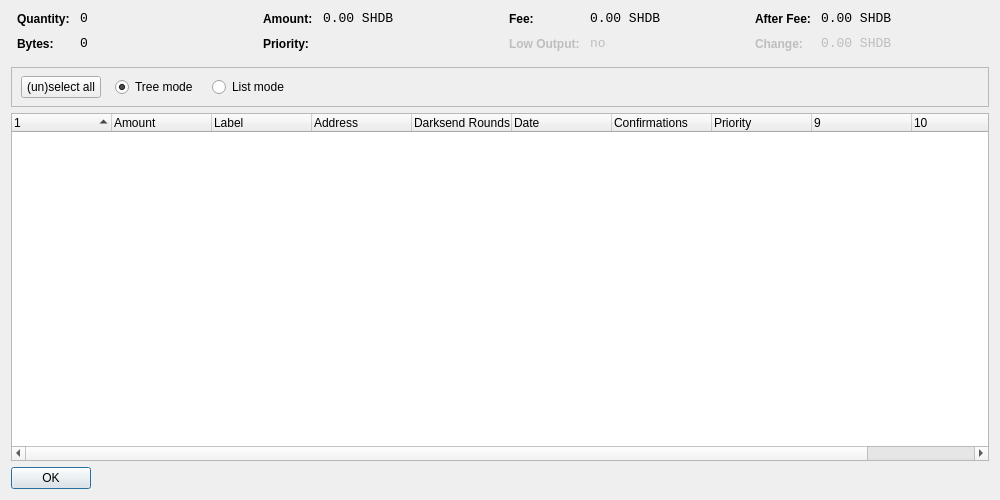
<?xml version="1.0" encoding="UTF-8"?>
<ui version="4.0">
 <class>CoinControlDialog</class>
 <widget class="QDialog" name="CoinControlDialog">
  <property name="geometry">
   <rect>
    <x>0</x>
    <y>0</y>
    <width>1000</width>
    <height>500</height>
   </rect>
  </property>
  <property name="windowTitle">
   <string>Coin Control</string>
  </property>
  <layout class="QVBoxLayout" name="verticalLayout">
   <item>
    <layout class="QHBoxLayout" name="horizontalLayoutTop" stretch="0,0,0,0">
     <property name="topMargin">
      <number>0</number>
     </property>
     <property name="bottomMargin">
      <number>10</number>
     </property>
     <item>
      <layout class="QFormLayout" name="formLayoutCoinControl1">
       <property name="horizontalSpacing">
        <number>10</number>
       </property>
       <property name="verticalSpacing">
        <number>10</number>
       </property>
       <property name="leftMargin">
        <number>6</number>
       </property>
       <property name="rightMargin">
        <number>6</number>
       </property>
       <item row="0" column="0">
        <widget class="QLabel" name="labelCoinControlQuantityText">
         <property name="styleSheet">
          <string notr="true">font-weight:bold;</string>
         </property>
         <property name="text">
          <string>Quantity:</string>
         </property>
        </widget>
       </item>
       <item row="0" column="1">
        <widget class="QLabel" name="labelCoinControlQuantity">
         <property name="font">
          <font>
           <family>Monospace</family>
           <pointsize>10</pointsize>
          </font>
         </property>
         <property name="cursor">
          <cursorShape>IBeamCursor</cursorShape>
         </property>
         <property name="contextMenuPolicy">
          <enum>Qt::ActionsContextMenu</enum>
         </property>
         <property name="text">
          <string notr="true">0</string>
         </property>
         <property name="textInteractionFlags">
          <set>Qt::LinksAccessibleByMouse|Qt::TextSelectableByKeyboard|Qt::TextSelectableByMouse</set>
         </property>
        </widget>
       </item>
       <item row="1" column="0">
        <widget class="QLabel" name="labelCoinControlBytesText">
         <property name="styleSheet">
          <string notr="true">font-weight:bold;</string>
         </property>
         <property name="text">
          <string>Bytes:</string>
         </property>
        </widget>
       </item>
       <item row="1" column="1">
        <widget class="QLabel" name="labelCoinControlBytes">
         <property name="font">
          <font>
           <family>Monospace</family>
           <pointsize>10</pointsize>
          </font>
         </property>
         <property name="cursor">
          <cursorShape>IBeamCursor</cursorShape>
         </property>
         <property name="contextMenuPolicy">
          <enum>Qt::ActionsContextMenu</enum>
         </property>
         <property name="text">
          <string notr="true">0</string>
         </property>
         <property name="textInteractionFlags">
          <set>Qt::LinksAccessibleByMouse|Qt::TextSelectableByKeyboard|Qt::TextSelectableByMouse</set>
         </property>
        </widget>
       </item>
      </layout>
     </item>
     <item>
      <layout class="QFormLayout" name="formLayoutCoinControl2">
       <property name="horizontalSpacing">
        <number>10</number>
       </property>
       <property name="verticalSpacing">
        <number>10</number>
       </property>
       <property name="leftMargin">
        <number>6</number>
       </property>
       <property name="rightMargin">
        <number>6</number>
       </property>
       <item row="0" column="0">
        <widget class="QLabel" name="labelCoinControlAmountText">
         <property name="styleSheet">
          <string notr="true">font-weight:bold;</string>
         </property>
         <property name="text">
          <string>Amount:</string>
         </property>
        </widget>
       </item>
       <item row="0" column="1">
        <widget class="QLabel" name="labelCoinControlAmount">
         <property name="font">
          <font>
           <family>Monospace</family>
           <pointsize>10</pointsize>
          </font>
         </property>
         <property name="cursor">
          <cursorShape>IBeamCursor</cursorShape>
         </property>
         <property name="contextMenuPolicy">
          <enum>Qt::ActionsContextMenu</enum>
         </property>
         <property name="text">
          <string notr="true">0.00 SHDB</string>
         </property>
         <property name="textInteractionFlags">
          <set>Qt::LinksAccessibleByMouse|Qt::TextSelectableByKeyboard|Qt::TextSelectableByMouse</set>
         </property>
        </widget>
       </item>
       <item row="1" column="0">
        <widget class="QLabel" name="labelCoinControlPriorityText">
         <property name="styleSheet">
          <string notr="true">font-weight:bold;</string>
         </property>
         <property name="text">
          <string>Priority:</string>
         </property>
        </widget>
       </item>
       <item row="1" column="1">
        <widget class="QLabel" name="labelCoinControlPriority">
         <property name="font">
          <font>
           <family>Monospace</family>
           <pointsize>10</pointsize>
          </font>
         </property>
         <property name="cursor">
          <cursorShape>IBeamCursor</cursorShape>
         </property>
         <property name="contextMenuPolicy">
          <enum>Qt::ActionsContextMenu</enum>
         </property>
         <property name="text">
          <string/>
         </property>
         <property name="textInteractionFlags">
          <set>Qt::LinksAccessibleByMouse|Qt::TextSelectableByKeyboard|Qt::TextSelectableByMouse</set>
         </property>
        </widget>
       </item>
      </layout>
     </item>
     <item>
      <layout class="QFormLayout" name="formLayoutCoinControl3">
       <property name="horizontalSpacing">
        <number>10</number>
       </property>
       <property name="verticalSpacing">
        <number>10</number>
       </property>
       <property name="leftMargin">
        <number>6</number>
       </property>
       <property name="rightMargin">
        <number>6</number>
       </property>
       <item row="0" column="0">
        <widget class="QLabel" name="labelCoinControlFeeText">
         <property name="styleSheet">
          <string notr="true">font-weight:bold;</string>
         </property>
         <property name="text">
          <string>Fee:</string>
         </property>
        </widget>
       </item>
       <item row="0" column="1">
        <widget class="QLabel" name="labelCoinControlFee">
         <property name="font">
          <font>
           <family>Monospace</family>
           <pointsize>10</pointsize>
          </font>
         </property>
         <property name="cursor">
          <cursorShape>IBeamCursor</cursorShape>
         </property>
         <property name="contextMenuPolicy">
          <enum>Qt::ActionsContextMenu</enum>
         </property>
         <property name="text">
          <string notr="true">0.00 SHDB</string>
         </property>
         <property name="textInteractionFlags">
          <set>Qt::LinksAccessibleByMouse|Qt::TextSelectableByKeyboard|Qt::TextSelectableByMouse</set>
         </property>
        </widget>
       </item>
       <item row="1" column="0">
        <widget class="QLabel" name="labelCoinControlLowOutputText">
         <property name="enabled">
          <bool>false</bool>
         </property>
         <property name="styleSheet">
          <string notr="true">font-weight:bold;</string>
         </property>
         <property name="text">
          <string>Low Output:</string>
         </property>
        </widget>
       </item>
       <item row="1" column="1">
        <widget class="QLabel" name="labelCoinControlLowOutput">
         <property name="enabled">
          <bool>false</bool>
         </property>
         <property name="font">
          <font>
           <family>Monospace</family>
           <pointsize>10</pointsize>
          </font>
         </property>
         <property name="cursor">
          <cursorShape>IBeamCursor</cursorShape>
         </property>
         <property name="contextMenuPolicy">
          <enum>Qt::ActionsContextMenu</enum>
         </property>
         <property name="text">
          <string notr="true">no</string>
         </property>
         <property name="textInteractionFlags">
          <set>Qt::LinksAccessibleByMouse|Qt::TextSelectableByKeyboard|Qt::TextSelectableByMouse</set>
         </property>
        </widget>
       </item>
      </layout>
     </item>
     <item>
      <layout class="QFormLayout" name="formLayoutCoinControl4">
       <property name="horizontalSpacing">
        <number>10</number>
       </property>
       <property name="verticalSpacing">
        <number>10</number>
       </property>
       <property name="leftMargin">
        <number>6</number>
       </property>
       <property name="rightMargin">
        <number>6</number>
       </property>
       <item row="0" column="0">
        <widget class="QLabel" name="labelCoinControlAfterFeeText">
         <property name="styleSheet">
          <string notr="true">font-weight:bold;</string>
         </property>
         <property name="text">
          <string>After Fee:</string>
         </property>
        </widget>
       </item>
       <item row="0" column="1">
        <widget class="QLabel" name="labelCoinControlAfterFee">
         <property name="font">
          <font>
           <family>Monospace</family>
           <pointsize>10</pointsize>
          </font>
         </property>
         <property name="cursor">
          <cursorShape>IBeamCursor</cursorShape>
         </property>
         <property name="contextMenuPolicy">
          <enum>Qt::ActionsContextMenu</enum>
         </property>
         <property name="text">
          <string notr="true">0.00 SHDB</string>
         </property>
         <property name="textInteractionFlags">
          <set>Qt::LinksAccessibleByMouse|Qt::TextSelectableByKeyboard|Qt::TextSelectableByMouse</set>
         </property>
        </widget>
       </item>
       <item row="1" column="0">
        <widget class="QLabel" name="labelCoinControlChangeText">
         <property name="enabled">
          <bool>false</bool>
         </property>
         <property name="styleSheet">
          <string notr="true">font-weight:bold;</string>
         </property>
         <property name="text">
          <string>Change:</string>
         </property>
        </widget>
       </item>
       <item row="1" column="1">
        <widget class="QLabel" name="labelCoinControlChange">
         <property name="enabled">
          <bool>false</bool>
         </property>
         <property name="font">
          <font>
           <family>Monospace</family>
           <pointsize>10</pointsize>
          </font>
         </property>
         <property name="cursor">
          <cursorShape>IBeamCursor</cursorShape>
         </property>
         <property name="contextMenuPolicy">
          <enum>Qt::ActionsContextMenu</enum>
         </property>
         <property name="text">
          <string notr="true">0.00 SHDB</string>
         </property>
         <property name="textInteractionFlags">
          <set>Qt::LinksAccessibleByMouse|Qt::TextSelectableByKeyboard|Qt::TextSelectableByMouse</set>
         </property>
        </widget>
       </item>
      </layout>
     </item>
    </layout>
   </item>
   <item>
    <widget class="QFrame" name="frame">
     <property name="minimumSize">
      <size>
       <width>0</width>
       <height>40</height>
      </size>
     </property>
     <property name="frameShape">
      <enum>QFrame::StyledPanel</enum>
     </property>
     <property name="frameShadow">
      <enum>QFrame::Sunken</enum>
     </property>
     <widget class="QWidget" name="horizontalLayoutWidget">
      <property name="geometry">
       <rect>
        <x>10</x>
        <y>0</y>
        <width>781</width>
        <height>41</height>
       </rect>
      </property>
      <layout class="QHBoxLayout" name="horizontalLayoutPanel" stretch="0,0,0,0,0">
       <property name="spacing">
        <number>14</number>
       </property>
       <item>
        <widget class="QPushButton" name="pushButtonSelectAll">
         <property name="sizePolicy">
          <sizepolicy hsizetype="Maximum" vsizetype="Fixed">
           <horstretch>0</horstretch>
           <verstretch>0</verstretch>
          </sizepolicy>
         </property>
         <property name="text">
          <string>(un)select all</string>
         </property>
        </widget>
       </item>
       <item>
        <widget class="QRadioButton" name="radioTreeMode">
         <property name="sizePolicy">
          <sizepolicy hsizetype="Maximum" vsizetype="Fixed">
           <horstretch>0</horstretch>
           <verstretch>0</verstretch>
          </sizepolicy>
         </property>
         <property name="text">
          <string>Tree mode</string>
         </property>
         <property name="checked">
          <bool>true</bool>
         </property>
        </widget>
       </item>
       <item>
        <widget class="QRadioButton" name="radioListMode">
         <property name="sizePolicy">
          <sizepolicy hsizetype="Maximum" vsizetype="Fixed">
           <horstretch>0</horstretch>
           <verstretch>0</verstretch>
          </sizepolicy>
         </property>
         <property name="text">
          <string>List mode</string>
         </property>
        </widget>
       </item>
       <item>
        <spacer name="horizontalSpacer">
         <property name="orientation">
          <enum>Qt::Horizontal</enum>
         </property>
         <property name="sizeHint" stdset="0">
          <size>
           <width>40</width>
           <height>20</height>
          </size>
         </property>
        </spacer>
       </item>
      </layout>
     </widget>
    </widget>
   </item>
   <item>
    <widget class="CoinControlTreeWidget" name="treeWidget">
     <property name="contextMenuPolicy">
      <enum>Qt::CustomContextMenu</enum>
     </property>
     <property name="sortingEnabled">
      <bool>false</bool>
     </property>
     <property name="columnCount">
      <number>11</number>
     </property>
     <attribute name="headerShowSortIndicator" stdset="0">
      <bool>true</bool>
     </attribute>
     <attribute name="headerStretchLastSection">
      <bool>false</bool>
     </attribute>
     <column>
      <property name="text">
       <string/>
      </property>
     </column>
     <column>
      <property name="text">
       <string>Amount</string>
      </property>
     </column>
     <column>
      <property name="text">
       <string>Label</string>
      </property>
     </column>
     <column>
      <property name="text">
       <string>Address</string>
      </property>
     </column>
     <column>
      <property name="text">
       <string>Darksend Rounds</string>
      </property>
    </column>
     <column>
      <property name="text">
       <string>Date</string>
      </property>
     </column>
     <column>
      <property name="text">
       <string>Confirmations</string>
      </property>
      <property name="toolTip">
       <string>Confirmed</string>
      </property>
     </column>
     <column>
      <property name="text">
       <string>Priority</string>
      </property>
     </column>
     <column>
      <property name="text">
       <string/>
      </property>
     </column>
     <column>
      <property name="text">
       <string/>
      </property>
     </column>
     <column>
      <property name="text">
       <string/>
      </property>
     </column>
     <column>
      <property name="text">
       <string/>
      </property>
     </column>
    </widget>
   </item>
   <item>
    <widget class="QDialogButtonBox" name="buttonBox">
     <property name="sizePolicy">
      <sizepolicy hsizetype="Maximum" vsizetype="Fixed">
       <horstretch>0</horstretch>
       <verstretch>0</verstretch>
      </sizepolicy>
     </property>
     <property name="orientation">
      <enum>Qt::Horizontal</enum>
     </property>
     <property name="standardButtons">
      <set>QDialogButtonBox::Ok</set>
     </property>
    </widget>
   </item>
  </layout>
 </widget>
 <customwidgets>
  <customwidget>
   <class>CoinControlTreeWidget</class>
   <extends>QTreeWidget</extends>
   <header>coincontroltreewidget.h</header>
  </customwidget>
 </customwidgets>
 <resources/>
 <connections/>
</ui>
